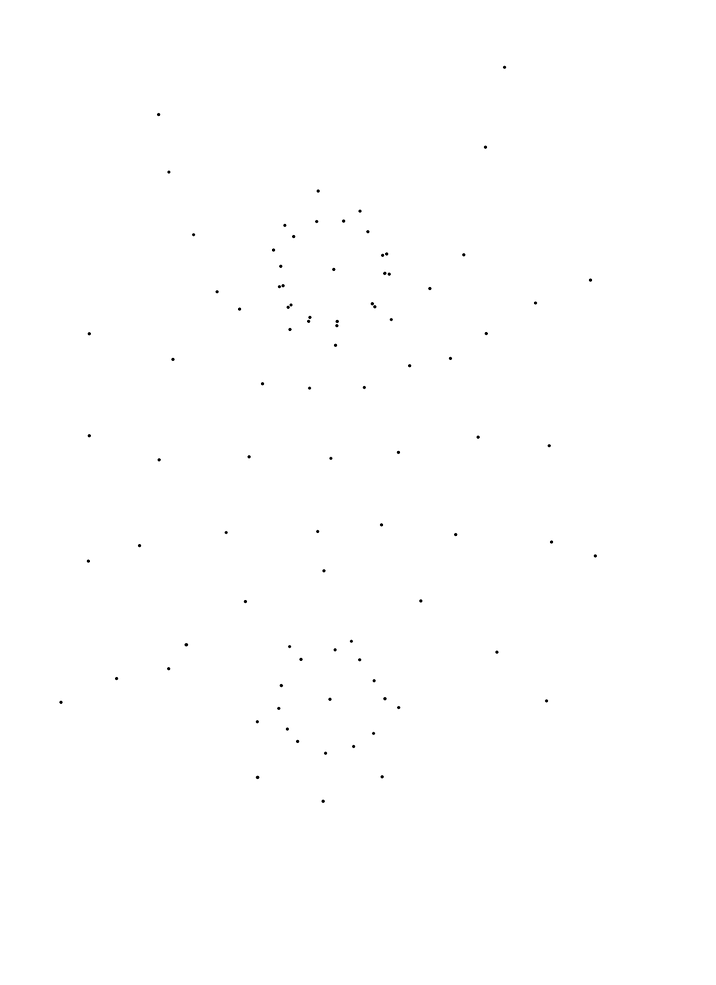
#> input picture k1/s2/physic/laboratory/1stLab/measurements/picture.png, 716 x 985 px, shrunk from 2550 x 3506 before the run
$ python png_to_points.py
#> lines starting #> are read from the running program, lines starting #| are printed output that depends on the picture; after the words box and inside, x2 and y2 are one past the last pixel; in counts of white or black regions, pixels touching at a corner belong together
import os
import cv2
import numpy as np
import pandas as pd

def extract_points_from_image(image_path, dpi=300, output_csv="coordinates_mm.csv"):
#> called with dpi = 300
    gray = cv2.imread(image_path, cv2.IMREAD_GRAYSCALE)
#> gray is the input picture: shape (985, 716); min 0, max 255, mean 254.7
    if gray is None:
        raise FileNotFoundError(f"Не удалось открыть файл: {image_path}")

    # Можно ослабить/убрать blur
    # blur = cv2.GaussianBlur(gray, (3, 3), 0)
    # Или мед. фильтр
    # blur = cv2.medianBlur(gray, 3)
    blur = gray  # попробуем вообще без blur

    # Увеличиваем blockSize, меняем C
    binary = cv2.adaptiveThreshold(
        blur, 255,
        cv2.ADAPTIVE_THRESH_GAUSSIAN_C,
        cv2.THRESH_BINARY_INV,
        31, 4
    )
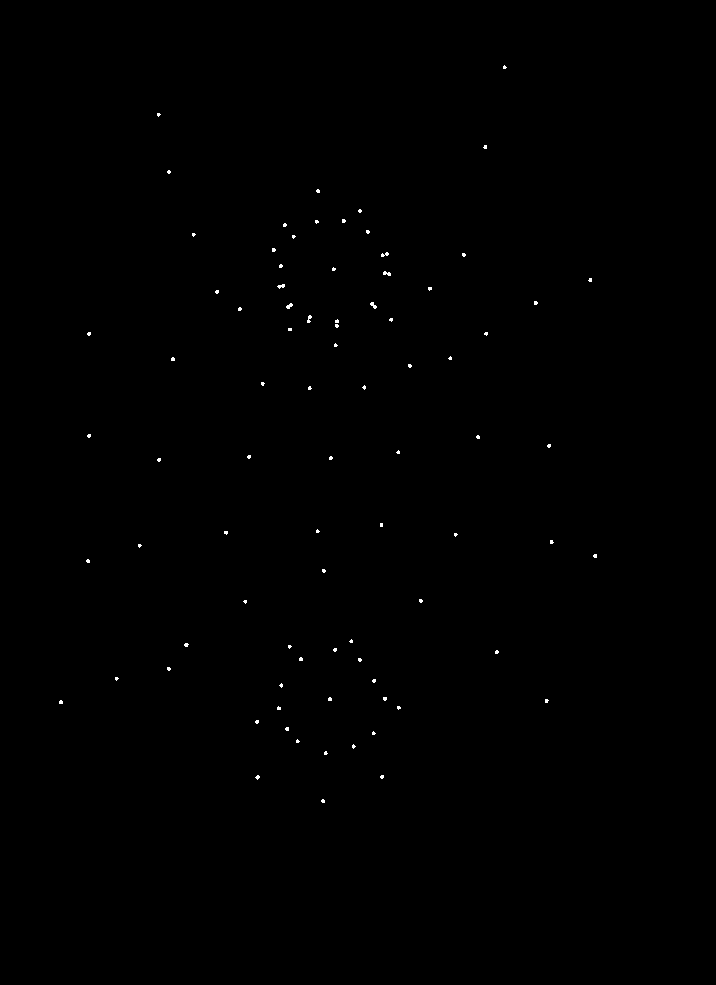
#> binary: shape (985, 716); 0.16% white in thin lines or dots, all inside (x1, y1, x2, y2) = (59, 65, 597, 803)

    # Отключаем морфологию, либо вкл. при необходимости:
    # kernel = np.ones((2, 2), np.uint8)
    # binary = cv2.morphologyEx(binary, cv2.MORPH_OPEN, kernel)

    contours, _ = cv2.findContours(binary, cv2.RETR_EXTERNAL, cv2.CHAIN_APPROX_SIMPLE)
#> contours = 84 contours, all with area under 20

    points = []
    for contour in contours:
        # area = cv2.contourArea(contour)
        # if area < 0.5:
        #    continue

        # boundingRect вместо моментов:
        x_, y_, w_, h_ = cv2.boundingRect(contour)
        cx = x_ + w_//2
        cy = y_ + h_//2

        points.append((cx, cy))
#> this loop made 84 passes
#> (x_, y_, w_, h_, cx, cy) on passes 1 to 12: (321, 799, 4, 4, 323, 801), (380, 775, 4, 4, 382, 777), (255, 775, 5, 5, 257, 777), (324, 751, 4, 4, 326, 753), (352, 744, 4, 5, 354, 746), (296, 739, 4, 4, 298, 741), (372, 731, 4, 4, 374, 733), (285, 727, 4, 4, 287, 729), (255, 720, 4, 4, 257, 722), (397, 706, 4, 4, 399, 708), (277, 706, 4, 4, 279, 708), (59, 700, 4, 4, 61, 702)
#> (contour, x_, y_, w_, h_, cx, cy) on passes 37, 54: ([[380, 523], [380, 526], [382, 526], [382, 523]], 380, 523, 3, 4, 381, 525), ([[288, 328], [288, 330], [291, 330], [291, 328]], 288, 328, 4, 3, 290, 329)
#> after the loop, points = 84 pairs, first value 61 to 595, second value 67 to 801

    inch_to_mm = 25.4
    points_mm = [(x * (inch_to_mm / dpi), y * (inch_to_mm / dpi)) for x, y in points]
#> points_mm = 84 pairs, first value 5.16 to 50.38, second value 5.67 to 67.82

    df_points = pd.DataFrame(points_mm, columns=["X (мм)", "Y (мм)"])
#> df_points = table of 84 rows and 2 columns
    df_points.to_csv(output_csv, index=False)

    print(f"Сохранено {len(points_mm)} точек в {output_csv}")
#| Сохранено 84 точек в k1/s2/physic/laboratory/1stLab/src/../measurements/coordinates_mm.csv
    return df_points

if __name__ == "__main__":
    base_dir = os.path.dirname(__file__)
    parent_dir = os.path.abspath(os.path.join(base_dir, ".."))  # -> "D:/LETI/k1/s2/physic/1stLab"

    image_path = os.path.join(parent_dir, "../measurements", "picture.png")
    output_csv = os.path.join(parent_dir, "../measurements", "coordinates_mm.csv")

    df = extract_points_from_image(image_path, dpi=300, output_csv=output_csv)
#> df = table of 84 rows and 2 columns
    print(df)
#> (printed output is left out)
